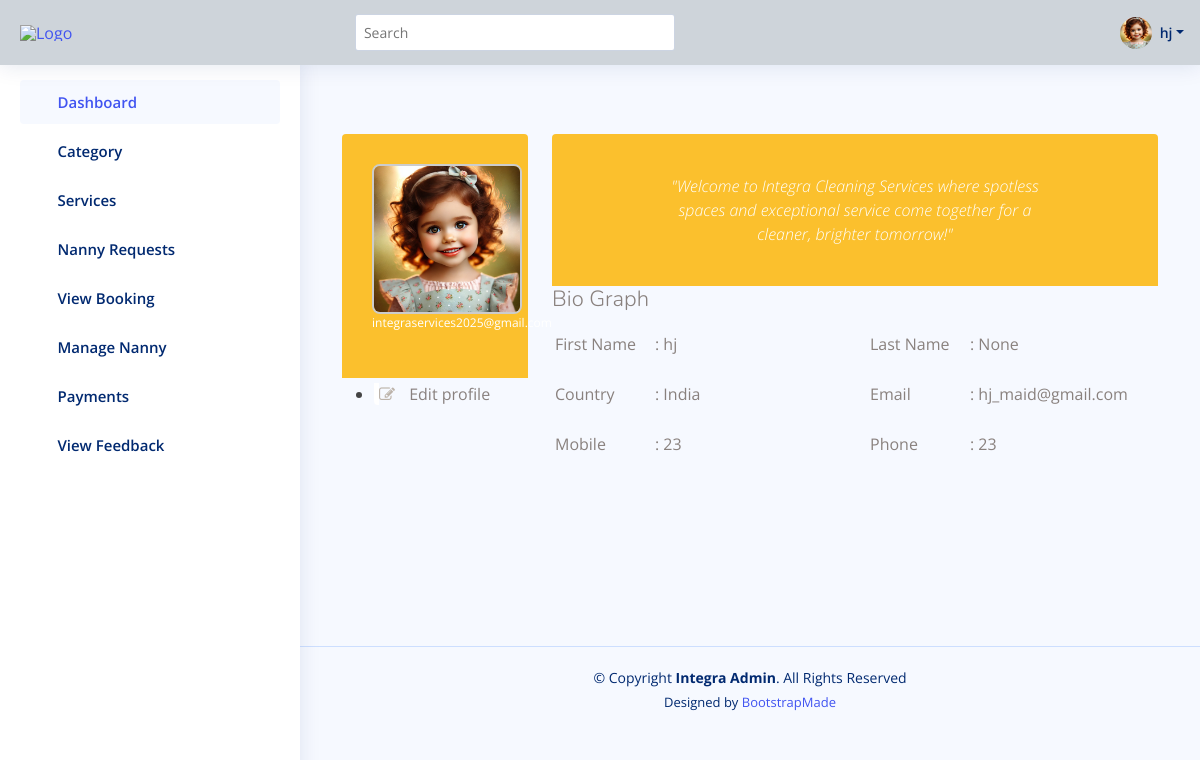
The app's page /admin_app/my_profile/ (signed in) with its own data.
### nm_app/models.py (models this page shows)
class User(AbstractUser):
    phone = models.IntegerField(null=True,blank=True)
    address = models.TextField(null=True,blank=True)
    role = models.CharField(max_length=255,null=True,blank=True,default="customer")
    profile =models.ImageField(null=True,blank=True)
    skills = models.TextField(null=True,blank=True)
    adhar_pan = models.ImageField(null=True,blank=True)
    certificate = models.ImageField(null=True,blank=True)
    is_verify = models.BooleanField(default=False)
    speciality = models.CharField(max_length=255,null=True,blank=True)
    expirience = models.IntegerField(null=True,blank=True)

### admin_app/views.py (the view)
# urls.py: path('my_profile/',views.my_profile,name="my_profile"),
@login_required
def my_profile(request):
    return render(request, 'adminapp/admin-profile.html', {'user': request.user})

### templates/adminapp/admin-profile.html (shortened to what this page needs)
{% extends "adminapp/master.html" %}
{% load static %}
{% block content %}
<br>
<link href="https://maxcdn.bootstrapcdn.com/font-awesome/4.3.0/css/font-awesome.min.css" rel="stylesheet">
<div class="container bootstrap snippets bootdey">
  <div class="row">
    <div class="profile-nav col-md-3">
      <div class="panel">
        <div class="user-heading round text-center">
            {% if request.user.profile %}
                <img src="{{ request.user.profile.url }}" alt="Profile Picture" class="profile-img">
            {% else %}
                <img src="{% static 'adminapp/assets/img/default-profile.jpg' %}" alt="Default Picture" class="profile-img">
            {% endif %}</h1>
          <p>integraservices2025@gmail.com</p>
        </div>
        <ul>
            <li><a href="{% url 'edit_admin_profile' %}"> <i class="fa fa-edit"></i> Edit profile</a></li>
        </ul>
      </div>
    </div>
    <div class="profile-info col-md-9">
      <div class="panel">
        <div class="bio-graph-heading">
          "Welcome to Integra Cleaning Services where spotless spaces and exceptional service come together for a cleaner, brighter tomorrow!"
        </div>
        <div class="panel-body bio-graph-info">
          <h1>Bio Graph</h1>
          <div class="row">
            <div class="bio-row">
              <p><span>First Name </span>: {{ request.user.first_name }}</p>
            </div>
            <div class="bio-row">
              <p><span>Last Name </span>: {% if request.user.last_name %}{{ request.user.last_name }}{% else %}None{% endif %}</p>
            </div>
            <div class="bio-row">
              <p><span>Country </span>: India</p>
            </div>
            <div class="bio-row">
              <p><span>Email </span>: {{ request.user.email }}</p>
            </div>
            <div class="bio-row">
              <p><span>Mobile </span>: {% if request.user.phone %}{{ request.user.phone }}{% else %}Not Provided{% endif %}</p>
            </div>
            <div class="bio-row">
              <p><span>Phone </span>: {% if request.user.phone %}{{ request.user.phone }}{% else %}Not Provided{% endif %}</p>
            </div>
          </div>
        </div>
      </div>
    </div>
  </div>
</div>
<br><br><br><br><br><br>
{% endblock %}

### templates/adminapp/master.html (shortened to what this page needs)
  <!DOCTYPE html>
  <html lang="en">
  {% load static %}
  <head>
    <link href="{% static 'adminapp/assets/vendor/bootstrap/css/bootstrap.min.css' %}" rel="stylesheet">
    <link href="{% static 'adminapp/assets/vendor/bootstrap-icons/bootstrap-icons.css' %}" rel="stylesheet">
    <link href="{% static 'adminapp/assets/vendor/boxicons/css/boxicons.min.css' %}" rel="stylesheet">
    <link href="{% static 'adminapp/assets/vendor/quill/quill.snow.css' %}" rel="stylesheet">
    <link href="{% static 'adminapp/assets/vendor/quill/quill.bubble.css' %}" rel="stylesheet">
    <link href="{% static 'adminapp/assets/vendor/remixicon/remixicon.css' %}" rel="stylesheet">
    <link href="{% static 'adminapp/assets/vendor/simple-datatables/style.css' %}" rel="stylesheet">
    <link href="{% static 'adminapp/assets/css/style.css' %}" rel="stylesheet">
  </head>
  <body>
    <header id="header" class="header fixed-top d-flex align-items-center bg-dark-subtle" style="height: 65px;">
      <div class="d-flex align-items-center justify-content-between">
        <a href="{% url 'adminindexview' %}" class="logo d-flex align-items-center">
          <img src="{% static 'adminapp/assets/img/logo1.png' %}" alt="Logo">
        </a>
        <i class="bi bi-list toggle-sidebar-btn"></i>
      </div>
      <div class="search-bar">
        <form class="search-form d-flex align-items-center" method="POST" action="#">
          <input type="text" name="query" placeholder="Search" title="Enter search keyword">
          <button type="submit" title="Search"><i class="bi bi-search"></i></button>
        </form>
      </div>
      <nav class="header-nav ms-auto">
        <ul class="d-flex align-items-center">
          <li class="nav-item dropdown pe-3">
            <a class="nav-link nav-profile d-flex align-items-center pe-0" href="#" data-bs-toggle="dropdown">
              {% if request.user.profile %}
                <img src="{{ request.user.profile.url }}" alt="Profile" class="rounded-circle" width="32" height="32">
              {% else %}
                <img src="{% static 'adminapp/assets/img/default-profile.jpg' %}" alt="Default Profile" class="rounded-circle" width="32" height="32">
              {% endif %}
              <span class="d-none d-md-block dropdown-toggle ps-2">{{ request.user.first_name }}</span>
            </a>
          </li>
        </ul>
      </nav>
    </header>
    <aside id="sidebar" class="sidebar">
      <ul class="sidebar-nav" id="sidebar-nav">
        <li class="nav-item">
          <a class="nav-link " href="{% url 'adminindexview' %}">
            <i class="bi bi-grid"></i>
            <span>Dashboard</span>
          </a>
        </li>
<li class="nav-item">
  <a class="nav-link collapsed" data-bs-target="#category-nav" data-bs-toggle="collapse" href="#">
    <i class="bi bi-tags"></i><span>Category</span><i class="bi bi-chevron-down ms-auto"></i>
  </a>
</li>
<li class="nav-item">
  <a class="nav-link collapsed" data-bs-target="#services-nav" data-bs-toggle="collapse" href="#">
    <i class="bi bi-gear-wide-connected"></i><span>Services</span><i class="bi bi-chevron-down ms-auto"></i>
  </a>
</li>
<li class="nav-item">
  <a class="nav-link collapsed" href="{% url 'nanny_requests' %}">
    <i class="bi bi-people-fill"></i><span>Nanny Requests</span>
  </a>
</li>
<li class="nav-item">
  <a class="nav-link collapsed" href="{% url 'Service_Requests' %}">
    <i class="bi bi-card-checklist"></i><span>View Booking</span>
  </a>
</li>
<li class="nav-item">
  <a class="nav-link collapsed" href="{% url 'manage_nanny' %}">
    <i class="bi bi-person-badge"></i><span>Manage Nanny</span>
  </a>
</li>
<li class="nav-item">
  <a class="nav-link collapsed" data-bs-target="#payments-nav" data-bs-toggle="collapse" href="#">
    <i class="bi bi-wallet2"></i><span>Payments</span><i class="bi bi-chevron-down ms-auto"></i>
  </a>
</li>
        <li class="nav-item">
          <a class="nav-link collapsed" href="{% url 'view_feedback' %}">
            <i class="bi bi-chat-dots"></i><span>View Feedback</span>
          </a>
        </li>
      </ul>
    </aside>
    <main id="main" class="main">
      {% block content %}
      {% endblock %}
    </main>
    <footer id="footer" class="footer">
      <div class="copyright">
        &copy; Copyright <strong><span>Integra Admin</span></strong>. All Rights Reserved
      </div>
      <div class="credits">
        Designed by <a href="https://bootstrapmade.com/">BootstrapMade</a>
      </div>
    </footer>
  </body>
  </html>

### static/adminapp/assets/css/style.css (style rules this page uses)
:root { scroll-behavior: smooth; }
body { font-family: "Open Sans", sans-serif; background: #f6f9ff; color: #444444; }
a { color: #4154f1; text-decoration: none; }
h1, h2, h3, h4, h5, h6 { font-family: "Nunito", sans-serif; }
#main { margin-top: 60px; padding: 20px 30px; transition: all 0.3s; }
.logo { line-height: 1; }
@media (min-width: 1200px) { .logo { width: 280px; } }
.logo img { max-height: 26px; margin-right: 6px; }
.header { transition: all 0.5s; z-index: 997; height: 60px; box-shadow: 0px 2px 20px rgba(1, 41, 112, 0.1); background-color: #fff; padding-left: 20px; }
.header .toggle-sidebar-btn { font-size: 32px; padding-left: 10px; cursor: pointer; color: #012970; }
.header .search-bar { min-width: 360px; padding: 0 20px; }
.header .search-form { width: 100%; }
.header .search-form input { border: 0; font-size: 14px; color: #012970; border: 1px solid rgba(1, 41, 112, 0.2); padding: 7px 38px 7px 8px; border-radius: 3px; transition: 0.3s; width: 100%; }
.header .search-form button { border: 0; padding: 0; margin-left: -30px; background: none; }
.header .search-form button i { color: #012970; }
.header-nav ul { list-style: none; }
.header-nav>ul { margin: 0; padding: 0; }
.header-nav .nav-profile { color: #012970; }
.header-nav .nav-profile img { max-height: 36px; }
.header-nav .nav-profile span { font-size: 14px; font-weight: 600; }
.sidebar { position: fixed; top: 60px; left: 0; bottom: 0; width: 300px; z-index: 996; transition: all 0.3s; padding: 20px; overflow-y: auto; scrollbar-width: thin; scrollbar-color: #aab7cf transparent; box-shadow: 0px 0px 20px rgba(1, 41, 112, 0.1); background-color: #fff; }
@media (min-width: 1200px) { #main, #footer { margin-left: 300px; } }
.sidebar-nav { padding: 0; margin: 0; list-style: none; }
.sidebar-nav li { padding: 0; margin: 0; list-style: none; }
.sidebar-nav .nav-item { margin-bottom: 5px; }
.sidebar-nav .nav-link { display: flex; align-items: center; font-size: 15px; font-weight: 600; color: #4154f1; transition: 0.3; background: #f6f9ff; padding: 10px 15px; border-radius: 4px; }
.sidebar-nav .nav-link i { font-size: 16px; margin-right: 10px; color: #4154f1; }
.sidebar-nav .nav-link.collapsed { color: #012970; background: #fff; }
.sidebar-nav .nav-link.collapsed i { color: #899bbd; }
.sidebar-nav .nav-link .bi-chevron-down { margin-right: 0; transition: transform 0.2s ease-in-out; }
.footer { padding: 20px 0; font-size: 14px; transition: all 0.3s; border-top: 1px solid #cddfff; }
.footer .copyright { text-align: center; color: #012970; }
.footer .credits { padding-top: 5px; text-align: center; font-size: 13px; color: #012970; }

### templates/adminapp/master.html (style rules this page uses)
.logo img { max-height: 70px; margin-right: 6px; }

### templates/adminapp/admin-profile.html (style rules this page uses)
.profile-nav, .profile-info { margin-top:30px; }
.profile-nav .user-heading { background: #fbc02d; color: #fff; border-radius: 4px 4px 0 0; -webkit-border-radius: 4px 4px 0 0; padding: 30px; text-align: center; }
.profile-nav .user-heading p { font-size: 12px; }
.profile-nav ul { margin-top: 1px; }
.profile-nav ul > li { border-bottom: 1px solid #ebeae6; margin-top: 0; line-height: 30px; }
.profile-nav ul > li:last-child { border-bottom: none; }
.profile-nav ul > li > a { border-radius: 0; -webkit-border-radius: 0; color: #89817f; border-left: 5px solid #fff; }
.profile-nav ul > li:last-child > a:last-child { border-radius: 0 0 4px 4px; -webkit-border-radius: 0 0 4px 4px; }
.profile-nav ul > li > a > i { font-size: 16px; padding-right: 10px; color: #bcb3aa; }
.bio-graph-heading { background: #fbc02d; color: #fff; text-align: center; font-style: italic; padding: 40px 110px; border-radius: 4px 4px 0 0; -webkit-border-radius: 4px 4px 0 0; font-size: 16px; font-weight: 300; }
.bio-graph-info { color: #89817e; }
.bio-graph-info h1 { font-size: 22px; font-weight: 300; margin: 0 0 20px; }
.bio-row { width: 50%; float: left; margin-bottom: 10px; padding:0 15px; }
.bio-row p span { width: 100px; display: inline-block; }
.profile-img { width: 150px; height: 150px; object-fit: cover; border-radius: 8px; border: 2px solid #ccc; }

### records on screen
User: user.profile (picture), user.first_name "hj", user.email "hj_maid@gmail.com", user.phone "23"
